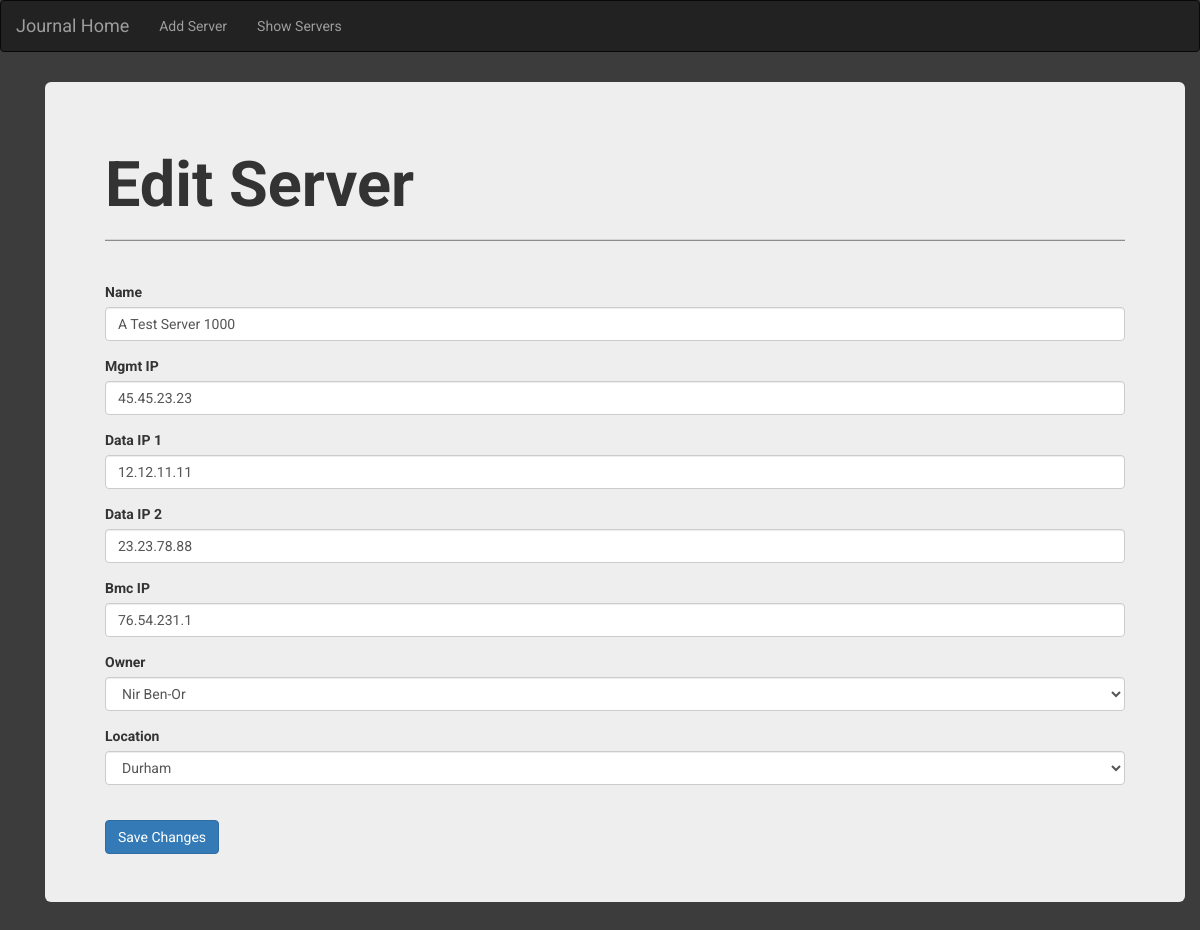
Before: /journal/editServer/7 with the older database file.
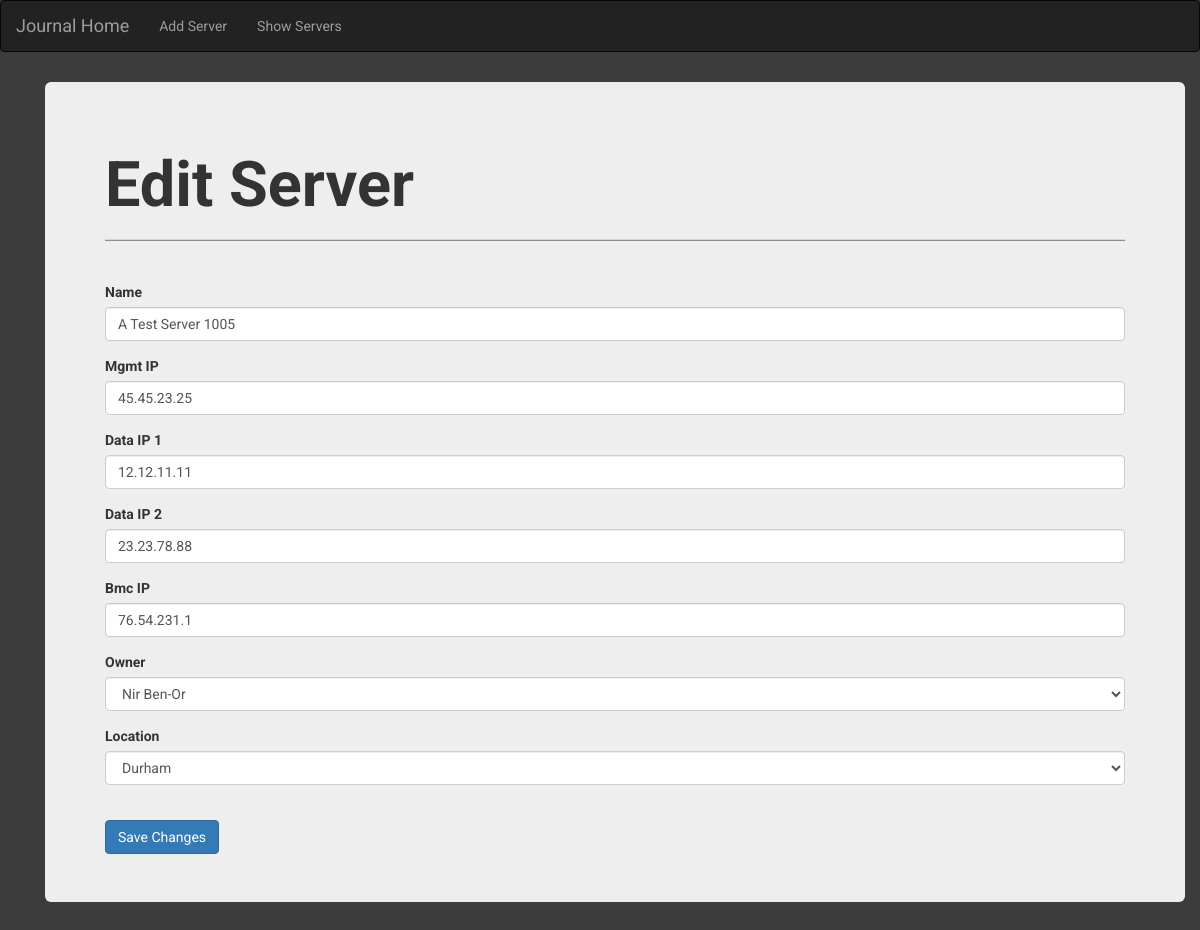
After: the same page with the newer database file.
### journal/models.py (models this page shows, shortened)
class Server(models.Model):
    name = models.CharField(max_length=64, unique=True)
    mgmt_IP = models.GenericIPAddressField(blank=False, unique=True, null=False, protocol='both')
    data_IP_1 = models.GenericIPAddressField(blank=False, unique=True, null=False, protocol='both')
    data_IP_2 = models.GenericIPAddressField(blank=True, unique=True, null=True, protocol='both')
    bmc_IP = models.GenericIPAddressField(blank=False, unique=True, null=False, protocol='both')
    owner = models.ForeignKey('Owner')
    location = models.ForeignKey('Location')

### journal/views.py (the view)
# urls.py: url(r'^editServer/(?P<id>\d+)$', views.edit_server_form_view, name='edit_server_form'),
def edit_server_form_view(request, id):
    server_to_edit = Server.objects.get(id=id)
    edit_server_form = EditServerForm(request.POST or None, instance=server_to_edit)
    if request.method == 'POST':
        if edit_server_form.is_valid():
            edit_server_form.save()
            return redirect('/journal/show_servers/')
    else:
        edit_server_form = EditServerForm(instance=server_to_edit)
    context = {'edit_server_form': edit_server_form,
               'id': id}
    return render(request, 'journal/edit_server.html', context)

### journal/forms.py (shortened to what this page needs)
class EditServerForm(forms.ModelForm):
    class Meta:
        model = Server
        fields = '__all__'
    ip_field_keys = (
        'mgmt_IP',
        'data_IP_1',
        'data_IP_2',
        'bmc_IP',
    )

### journal/models.py (called while the page is built)
    def __str__(self):
        return self.physical_location

    def __str__(self):
        return self.owner_name

### templates/journal/edit_server.html (shortened to what this page needs)
{% extends "journal/base.html" %}
{% load bootstrap3 %}
    {% block body_block %}
        {% load static %}
        <link rel="stylesheet" href="{% static 'css/edit_server.css' %}">
        <div class="container">
            <div class="jumbotron">
                <h1>Edit Server</h1>
                <hr class="separator">
                    <form method="POST">
                    {% bootstrap_form edit_server_form %}
                    {% buttons %}
                    <button type="submit" class="btn btn-primary edit_server_button">
                        {% bootstrap_icon "check" %} Save Changes
                    </button>
                    {% endbuttons %}
                </form>
            </div>
        </div>
    {% endblock %}

Changed rows visible on the page:
changed Server "Nir Ben-Or": name "A Test Server 1000" → "A Test Server 1005"; mgmt_IP "45.45.23.23" → "45.45.23.25"
